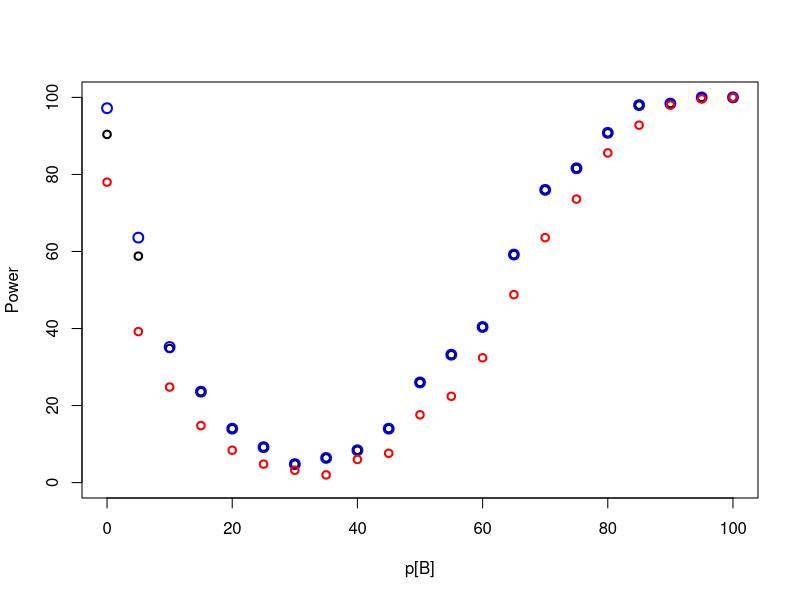

The R script that drew this image:
######################################################################
# Computer notes             Statistics for Laboratory Scientists (2)
# Lecture 4                                  Johns Hopkins University 
######################################################################
# These notes provide R code related to the course lectures, to
# further illustrate the topics in the lectures and to assist the
# students to learn R.
#
# Lines beginning with the symbol '#' are comments in R.  All other
# lines contain code.
#
# In R for Windows, you may wish to open this file from the menu bar
# (File:Display file); you can then easily copy commands into the
# command window.  (Use the mouse to highlight one or more lines; then
# right-click and select "Paste to console".)
######################################################################

######################################################################
# example 1: blood groups by state
######################################################################
# the data
x <- rbind(c(122, 117, 19, 244),
           c(1781, 1351, 288,3301),
           c(353, 269, 60, 713))

# chi-square test for independence
chi <- chisq.test(x)

# expected counts
ex <- chi$expected

# a direct method to get the expected counts
rs <- apply(x,1,sum) # row sums
cs <- apply(x,2,sum) # col sums
n <- sum(rs) # total sample size
ex <- outer(rs,cs,"*")/n # expected counts under independence

# lrt statistic
lrt <- 2*sum(x * log(x/ex)) # result = 5.55

# degrees of freedom
df <- prod(dim(x)-1)  # value = 6

# another way to get deg of freedom
df <- (ncol(x) - 1) * (nrow(x) - 1)

# P-value
1-pchisq(lrt, df)# value = 0.48

######################################################################
# approximate fisher's exact test
######################################################################
fisher <-
function(tab, n.sim=1000, return.all=FALSE, prnt=FALSE)
{
  bot0 <- sum(lgamma(tab+1))

  bot <- 1:n.sim
  a <- list(rep(row(tab),tab), rep(col(tab),tab))
  for(i in 1:n.sim) {
    a[[1]] <- sample(a[[1]])
    bot[i] <- sum(lgamma(table(a)+1))
    if(prnt) { if(i == round(i/10)*10) cat(i,"\n") }
  }
  if(return.all) return(list(bot0,bot))
  mean(bot0 <= bot)
}

# apply Fisher's exact test, using 1000 simulated tables
fisher(x) # p-value = 0.499 when I tried it

######################################################################
# Example 2: Survival rates in five strains
######################################################################
# the data
y <- rbind(c(15,5),c(17,3),c(10,10),c(17,3),c(16,4))

# chi-square test
chi <- chisq.test(y) # P-value = 0.059

# likelihood ratio test
ex <- chi$expected # expected counts
lrt <- 2 * sum(y * log(y/ex)) # value = 8.41
df <- chi$parameter # degrees of freedom
1 - pchisq(lrt, df) # p-value = 0.078

# Fisher's exact test
fisher.test(y) # p-value = 0.087

######################################################################
# Functions for the two-point linkage in an intercross
######################################################################
# Simulating data
sim.2pt <-
function(n=100, theta=0.25)
{
  m1 <- sample(c("AA","Aa","aa"), n, repl=TRUE, prob=c(1,2,1))
  m2 <- m1
  if(any(m1=="AA")) 
    m2[m1=="AA"] <- sample(c("BB","Bb","bb"), sum(m1=="AA"), repl=TRUE,
                        prob=c((1-theta)^2, 2*theta*(1-theta), theta^2))
  if(any(m1=="Aa")) 
    m2[m1=="Aa"] <- sample(c("BB","Bb","bb"), sum(m1=="Aa"), repl=TRUE,
                        prob=c(theta*(1-theta), theta^2+(1-theta)^2,
                               theta*(1-theta)))
  if(any(m1=="aa")) 
    m2[m1=="aa"] <- sample(c("BB","Bb","bb"), sum(m1=="aa"), repl=TRUE,
                        prob=c(theta^2, 2*theta*(1-theta), (1-theta)^2))

  table(m1,m2)
}
         
# Calculating the MLE for the recombination fraction
mle.2pt <-
function(dat, tol=1e-12, maxit=1000,prnt=FALSE)
{
  twon <- 2*sum(dat)
  simplepart <- (dat[1,2]+2*dat[1,3] + dat[2,1] + dat[2,3] + 2*dat[3,1]+dat[3,2])
  theta <- simplepart/twon 

  flag <- 0
  if(prnt) print(c(0,theta,llik.2pt(dat,theta)))
  for(i in 1:maxit) {
    hardpart <- 2*dat[2,2]*(theta^2 / (theta^2 + (1-theta)^2))
    newtheta <- (simplepart + hardpart)/twon
    if(prnt) print(c(i,theta,llik.2pt(dat,newtheta)))
    if(abs(theta-newtheta) < tol) {
      flag <- 1
      break
    }
    theta <- newtheta
  }
  if(flag==0) warning("Didn't converge.")

  newtheta
}

# The log likelihood function
llik.2pt <-
function(dat, theta)
{
  prob <- rbind(c(0.25*(1-theta)^2, 0.5*theta*(1-theta), 0.25*theta^2),
                c(0.5*theta*(1-theta), 0.5*(theta^2+(1-theta)^2), 0.5*theta*(1-theta)),
                c(0.25*theta^2, 0.5*theta*(1-theta), 0.25*(1-theta)^2))

  sum( dat * log(prob))
}

######################################################################
# Example 1: two-point linkage
######################################################################
# The data
x <- rbind(c(6,15,3),c(9,29,6),c(3,16,13))

# chi-square test for independence
chi <- chisq.test(x) # p-value = 0.035

# general likelihood ratio test for independence
ex <- chi$expected # expected counts
lrt <- 2*sum(x * log(x/ex)) # value = 9.98
df <- chi$parameter # degrees of freedom = 4
1 - pchisq(lrt, df) # p-value = 0.041

# fisher's exact test
fisher.test(x) # p-value = 0.046

# the specific likelihood ratio test
mle <- mle.2pt(x) # estimate of recombination fraction = 0.359
lrt <- 2 * (llik.2pt(x,mle) - llik.2pt(x,0.5)) # statistic = 7.74
1 - pchisq(lrt, 1) # p-value = 0.0054

######################################################################
# Functions for estimating power
######################################################################
# simulate 2x2 table using conditional probs
sim.kby2 <-
function(n=rep(20,5), p=c(rep(0.3,4),0.1))
{
  x <- rbinom(length(n),n,p)
  cbind(x,n-x)
}

# Get P-values for all three tests
all.tests <-
function(dat)
{
  rs <- apply(dat,1,sum)
  cs <- apply(dat,2,sum)

  ex <- outer(rs,cs,"*")/sum(rs)

  df <- prod(dim(dat)-1)
  c(chi=1-pchisq(sum((dat-ex)^2/ex),df),
    lrt=1-pchisq(2*sum(dat[dat>0]*log(dat[dat>0]/ex[dat>0])),df),
    fisher=fisher.test(dat)$p.value)
}

######################################################################
# Example 1: 2 groups, n=20 in each group; p=30% in first group;
#            p varies in second group
######################################################################

n.sim <- 250 # number of simulations to perform
p <- seq(0,1,by=0.05) # conditional probability for second group

# empty 3-dimensional array for the results
results <- array(dim=c(n.sim, length(p), 3)) # 3 = no. tests
dimnames(results) <- list(NULL, as.character(p), c("chisq","lrt","fisher"))

# do the simulations
for(i in 1:length(p)) {
  for(j in 1:n.sim) {
    dat <- sim.kby2( c(20, 20), c(0.3, p[i])) # simulate data
    results[j,i,] <- all.tests(dat) # apply all tests
  }
}

# calculate the power
power <- apply(results, c(2,3), function(a) mean(a < 0.05))

# plot the results
plot(p*100, power[,1]*100, ylim=c(0,100),
     xlab="p[B]", ylab="Power", lwd=2) # chi-square; note lwd=2 makes points thicker
points(p*100, power[,2]*100, col="blue", lwd=2, cex=1.3) # LRT
              # [note cex=1.3 makes points bigger]
points(p*100, power[,3]*100, col="red", lwd=2) # Fisher

##################
# End of comp04.R
##################
